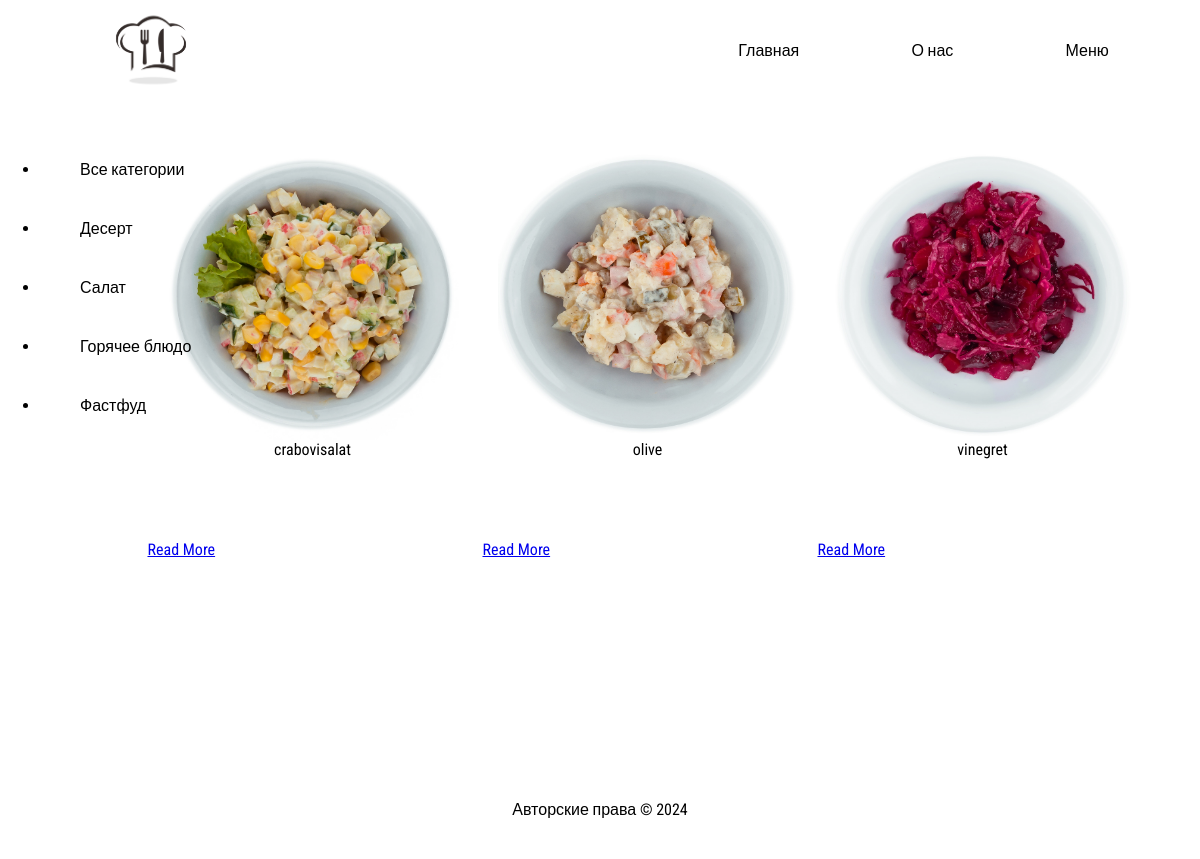
Screenshot of /category/3/ with the database file from the repository.
### myapp/models.py (models this page shows, shortened)
class Categories(models.Model):
    name = models.CharField(max_length=255)
    slug = models.SlugField(max_length=255, db_index=True, unique=True, verbose_name='Ссылка', null=True)

class Posts(models.Model):
    title = models.CharField('Титул', max_length=255)
    content = models.TextField('Содержание')  # Изменили тип на TextField
    is_published = models.BooleanField(default=False)
    photo = models.ImageField(upload_to='img/', default='/img/')
    created_at = models.DateTimeField(auto_now_add=True)
    updated_at = models.DateTimeField(auto_now=True)
    slug = models.SlugField(max_length=255, db_index=True, unique=True, verbose_name='Ссылка', null=True)
    categoria = models.ForeignKey('Categories', on_delete=models.PROTECT, null=True)
    class Meta:
        verbose_name = "Пост"
        verbose_name_plural = "Посты"

### myapp/views.py (the view)
# urls.py: path('category/<int:catid>/', show_category, name='show_category'),
def show_category(request, catid):
    posts = Posts.objects.filter(categoria_id=catid)
    categ = Categories.objects.all()
    selected_category = get_object_or_404(Categories, pk=catid)
    return render(request, 'our_food.html', {'posts': posts, 'categ': categ, 'selected': selected_category})

### myapp/templates/our_food.html (shortened to what this page needs)
{% extends "base.html" %}
{% load static %}
{% block extracss %}
<link rel="stylesheet" href="{% static 'css/posts.css' %}" />
{% endblock %}
{% block content %}
<div class="sidebar">
  <ul>
    <li class="{% if not selected %}selected{% endif %}">
      <a href="{% url 'posts_sort' %}">Все категории</a>
    </li>
    {% for c in categ %}
    <li class="{% if c.pk == selected.pk %}selected{% endif %}">
      <a href="{% url 'show_category' c.pk %}">{{ c.name }}</a>
    </li>
    {% endfor %}
  </ul>
</div>
<div class="content">
  {% for post in posts %}
  <div class="div2">
    <p class="p">
       {% if post.photo %}
       <img src="{{ post.photo.url }}" alt="" style="width: 300px; height: 290px; border-radius: 10px;">
       {% else %}
       <h1>no photo</h1>
       {% endif %}
      {{ post.slug }}
    </p>
    <div class="buttons">
      <a href="{% url 'posts_detail' post_id=post.pk %}" class="button read-more">Read More</a>
    </div>
  </div>
  {% endfor %}
</div>
{% endblock %}

### static/css/style.css (style rules this page uses)
* { padding: 0; margin: 0; box-sizing: border-box; font-family: "Roboto Condensed", sans-serif; }
body { background-color: #fff; }

### static/css/posts.css (style rules this page uses)
* { padding: 0; margin: 0; box-sizing: border-box; font-family: "Roboto Condensed", sans-serif; }
.p { width: 300px; height: 290px; border-radius: 20px; margin-left: 15px; margin-right: 20px; margin-bottom: 100px; transition: transform 0.5s; color: black; }
div > p { display: flex; flex-direction: row; justify-content: center; margin-top: 50px; flex-wrap: wrap; text-align: center; }
.sidebar { display: flex; flex-direction: column; margin: 20px; position: absolute; color: black; }
.sidebar a, ul, li { color: black; text-decoration: none; padding: 20px; }
.content { display: flex; flex-direction: row; justify-content: center; align-items: center; margin-bottom: 100px; margin-left: 100px; }

### rows the page displays
Categories: name "Десерт"
Categories: name "Салат"
Categories: name "Горячее блюдо"
Categories: name "Фастфуд"
Posts: photo (picture), slug "crabovisalat"
Posts: photo (picture), slug "olive"
Posts: photo (picture), slug "vinegret"
